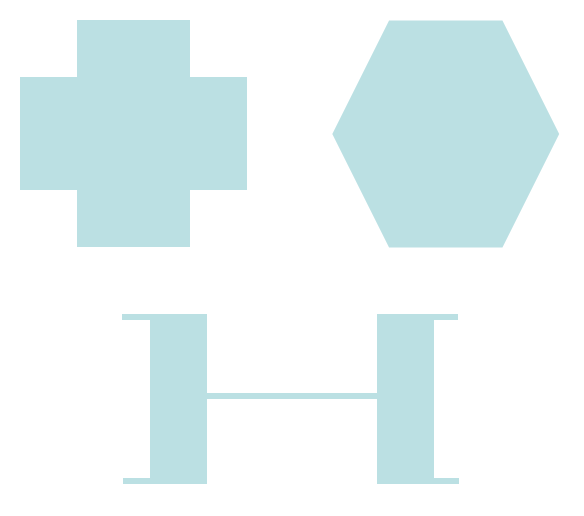
%> input picture Chapter08/images/openclose_shapes.png, 584 x 516 px
$ octave example8.6.m   (GNU Octave 9; MATLAB toolbox functions it lacks are replaced by stand-ins)
%> lines starting %> are read from the running program, lines starting %| are printed output that depends on the picture; in (x1, y1, x2, y2) boxes, pixels count from 0 and x2, y2 are one past the last pixel; in counts of white or black regions, pixels touching at a corner belong together; the program's own positions count from 1
% Example Matlab script as provided with textbook:
%
%  Fundamentals of Digital Image Processing: A Practical Approach with Examples in Matlab
%  Chris J. Solomon and Toby P. Breckon, Wiley-Blackwell, 2010
%  ISBN: 0470844736, DOI:10.1002/9780470689776, http://www.fundipbook.com
%
A=imread('openclose_shapes.png'); A=~logical(A);            %Read in image and convert to binary
%> after `A=imread('openclose_shapes.png')`:
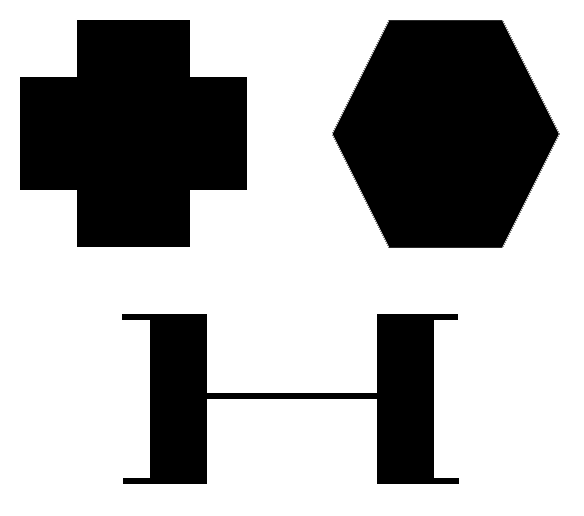
%> A: size 516x584 uint8; min 0, max 6, mean 4.04; drawn with min black and max white
%> after `A=~logical(A)`:
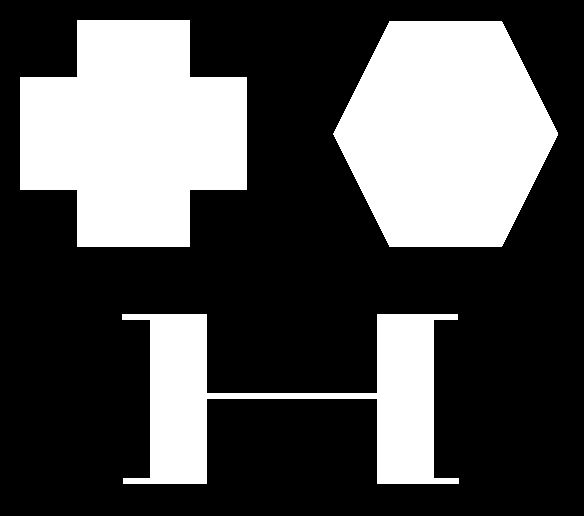
%> A: size 516x584 logical; 32.4% white; 3 white regions, box (x1, y1, x2, y2) and area: (20, 20, 247, 247) 38533, (333, 21, 558, 247) 38194, (122, 314, 459, 484) 21024
se=strel('disk',3); bw1=imopen(A,se); bw2=imclose(A,se);	%Define SEs then open and close
%> after `bw1=imopen(A,se)`: bw1: size 516x584 logical; 32.4% white; 3 white regions, box (x1, y1, x2, y2) and area: (20, 20, 247, 247) 38525, (334, 21, 558, 247) 38190, (122, 314, 459, 484) 21012
%> after `bw2=imclose(A,se)`: bw2: size 516x584 logical; 32.4% white; 3 white regions, box (x1, y1, x2, y2) and area: (20, 20, 247, 247) 38537, (333, 21, 558, 247) 38194, (122, 314, 459, 484) 21032
subplot(3,2,1), imshow(bw1); subplot(3,2,2), imshow(bw2);	%Display results
se=strel('disk',6); bw1=imopen(A,se); bw2=imclose(A,se);	%Define SEs then open and close
%> after `bw1=imopen(A,se)`:
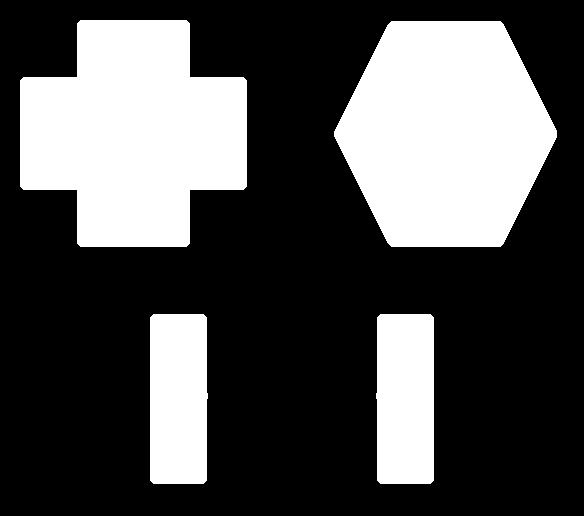
%> bw1: size 516x584 logical; 31.9% white; 4 white regions, box (x1, y1, x2, y2) and area: (20, 20, 247, 247) 38485, (334, 21, 557, 247) 38176, (150, 314, 208, 484) 9672, (376, 314, 434, 484) 9672
%> after `bw2=imclose(A,se)`: bw2: size 516x584 logical; 32.5% white; 3 white regions, box (x1, y1, x2, y2) and area: (20, 20, 247, 247) 38557, (333, 21, 558, 247) 38194, (122, 314, 459, 484) 21072
subplot(3,2,3), imshow(bw1); subplot(3,2,4), imshow(bw2);	%Display results
se=strel('disk',15); bw1=imopen(A,se); bw2=imclose(A,se);	%Define SEs then open and close
%> after `bw1=imopen(A,se)`:
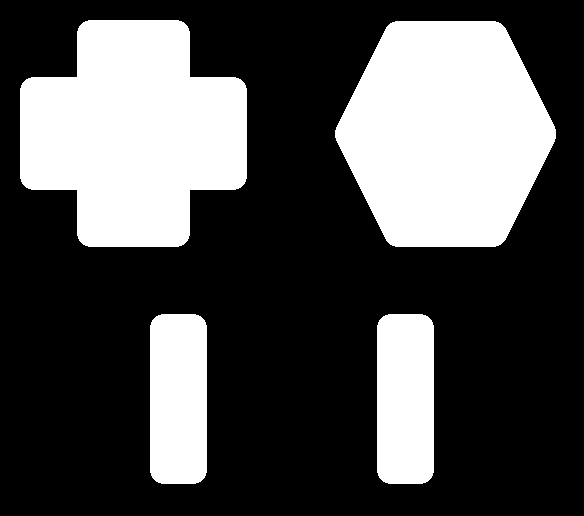
%> bw1: size 516x584 logical; 31.6% white; 4 white regions, box (x1, y1, x2, y2) and area: (20, 20, 247, 247) 38181, (335, 21, 556, 247) 38112, (150, 314, 207, 484) 9514, (377, 314, 434, 484) 9514
%> after `bw2=imclose(A,se)`:
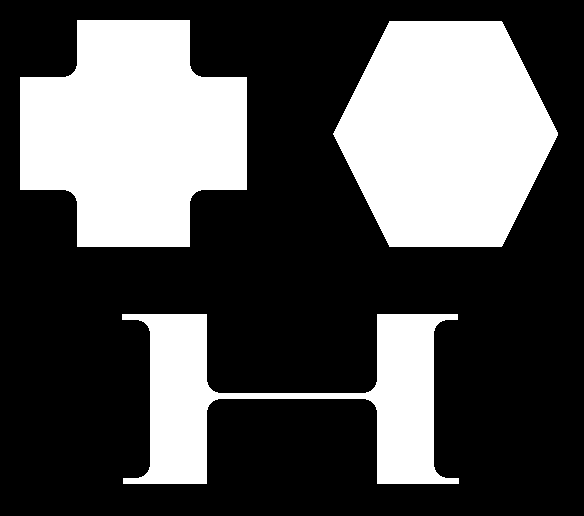
%> bw2: size 516x584 logical; 32.6% white; 3 white regions, box (x1, y1, x2, y2) and area: (20, 20, 247, 247) 38709, (333, 21, 558, 247) 38194, (122, 314, 459, 484) 21376
subplot(3,2,5), imshow(bw1); subplot(3,2,6), imshow(bw2);	%Display results
